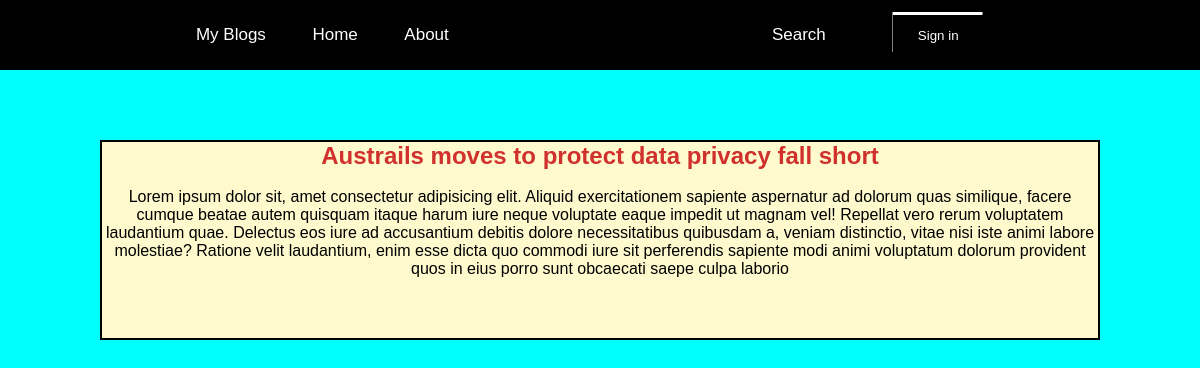
The page /one/2 on the database its author committed.
### app/models.py (models this page shows)
class Article(models.Model):
    name=models.CharField(max_length=100)
    description=models.CharField(max_length=600)

### app/views.py (the view)
# urls.py: path('one/<int:pk>',details,name='details'),
def details(request,pk):
    data1 = Article.objects.get(id=pk)
    context = {
        'data1':data1
    }
    return render(request,'details.html',context)

### app/templates/details.html (shortened to what this page needs)
{% extends 'base.html' %}
{% block content %}
    <div id="h">
        <h2 id="h1">{{data1.name}}</h2><br>
        <p id="h2"> {{data1.description}}</p>
    </div>
{% endblock content %}

### templates/base.html (style rules this page uses)
* { margin: 0%; padding: 0%; box-sizing: border-box; }
body { margin: 0; font-family: Arial, sans-serif; background-color: cyan; }

### app/templates/details.html (style rules this page uses)
#h { border: 2px solid; height: 200px; background-color:#fffacd ; margin: auto; width: 1000px; margin-top: 70px; }
#h1 { color: #d0312d; background-color:#fffacd ; text-align: center; }
#h2 { background-color:#fffacd ; text-align: center; }

### rows shown on the page
Article: name "Austrails moves to protect data privacy fall short", description "Lorem ipsum dolor sit, amet consectetur adipisicing elit. Aliquid exercitationem sapiente aspernatur ad dolorum quas similique, facere cumque beatae autem quisquam itaque harum iure neque voluptate eaque impedit ut magnam vel! Repellat vero rerum voluptatem laudantium quae. Delectus eos iure ad accusantium debitis dolore necessitatibus quibusdam a, veniam distinctio, vitae nisi iste animi labore molestiae? Ratione velit laudantium, enim esse dicta quo commodi iure sit perferendis sapiente modi animi voluptatum dolorum provident quos in eius porro sunt obcaecati saepe culpa laborio"
